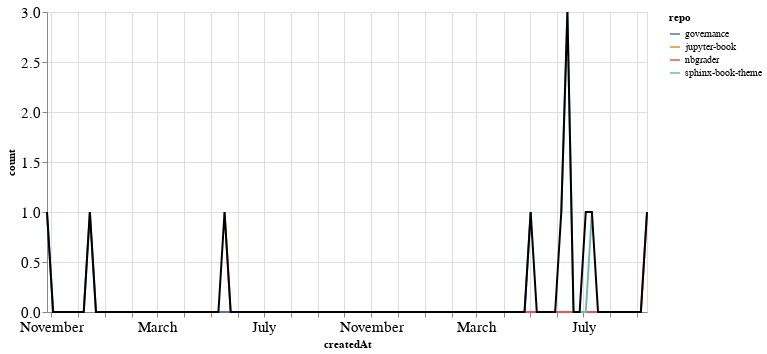

Here is the notebook cell this chart was saved with:
### Markdown cell above
### Comments

### Code cell
comments_time = comments.groupby('repo').resample('W', on='createdAt').count()['author'].reset_index()
comments_time = comments_time.rename(columns={'author': 'count'})
comments_time_total = comments_time.groupby('createdAt').agg({"count": "sum"}).reset_index()
ch1 = alt.Chart(comments_time, width=600).mark_line().encode(
    x='createdAt',
    y='count',
    color='repo',
    tooltip="repo"
)

ch2 = alt.Chart(comments_time_total, width=600).mark_line(color="black").encode(
    x='createdAt',
    y='count',
)

ch1 + ch2

### Figure 1 — Vega-Lite specification as saved in the notebook (floating-point values rounded to 4 significant figures; data arrays with more than 128 entries replaced by an {"elided": "..."} marker saying what was removed)
{"config": {"axisLeft": {"labelFontSize": 15}, "axisBottom": {"labelFontSize": 15}}, "layer": [{"data": {"name": "data-87f22e05d919ba7fb48d5ad2b427bc4e"}, "mark": "line", "encoding": {"color": {"field": "repo", "type": "nominal"}, "tooltip": {"field": "repo", "type": "nominal"}, "x": {"field": "createdAt", "type": "temporal"}, "y": {"field": "count", "type": "quantitative"}}, "width": 600}, {"data": {"name": "data-ee0587cff5cf7c8328d97242a64702be"}, "mark": {"type": "line", "color": "black"}, "encoding": {"x": {"field": "createdAt", "type": "temporal"}, "y": {"field": "count", "type": "quantitative"}}, "width": 600}], "$schema": "https://vega.github.io/schema/vega-lite/v4.17.0.json", "datasets": {"data-87f22e05d919ba7fb48d5ad2b427bc4e": {"elided": "157 records"}, "data-ee0587cff5cf7c8328d97242a64702be": [{"createdAt": "2019-10-27T00:00:00", "count": 1}, {"createdAt": "2019-11-03T00:00:00", "count": 0}, {"createdAt": "2019-11-10T00:00:00", "count": 0}, {"createdAt": "2019-11-17T00:00:00", "count": 0}, {"createdAt": "2019-11-24T00:00:00", "count": 0}, {"createdAt": "2019-12-01T00:00:00", "count": 0}, {"createdAt": "2019-12-08T00:00:00", "count": 0}, {"createdAt": "2019-12-15T00:00:00", "count": 1}, {"createdAt": "2019-12-22T00:00:00", "count": 0}, {"createdAt": "2019-12-29T00:00:00", "count": 0}, {"createdAt": "2020-01-05T00:00:00", "count": 0}, {"createdAt": "2020-01-12T00:00:00", "count": 0}, {"createdAt": "2020-01-19T00:00:00", "count": 0}, {"createdAt": "2020-01-26T00:00:00", "count": 0}, {"createdAt": "2020-02-02T00:00:00", "count": 0}, {"createdAt": "2020-02-09T00:00:00", "count": 0}, {"createdAt": "2020-02-16T00:00:00", "count": 0}, {"createdAt": "2020-02-23T00:00:00", "count": 0}, {"createdAt": "2020-03-01T00:00:00", "count": 0}, {"createdAt": "2020-03-08T00:00:00", "count": 0}, {"createdAt": "2020-03-15T00:00:00", "count": 0}, {"createdAt": "2020-03-22T00:00:00", "count": 0}, {"createdAt": "2020-03-29T00:00:00", "count": 0}, {"createdAt": "2020-04-05T00:00:00", "count": 0}, {"createdAt": "2020-04-12T00:00:00", "count": 0}, {"createdAt": "2020-04-19T00:00:00", "count": 0}, {"createdAt": "2020-04-26T00:00:00", "count": 0}, {"createdAt": "2020-05-03T00:00:00", "count": 0}, {"createdAt": "2020-05-10T00:00:00", "count": 0}, {"createdAt": "2020-05-17T00:00:00", "count": 1}, {"createdAt": "2020-05-24T00:00:00", "count": 0}, {"createdAt": "2020-05-31T00:00:00", "count": 0}, {"createdAt": "2020-06-07T00:00:00", "count": 0}, {"createdAt": "2020-06-14T00:00:00", "count": 0}, {"createdAt": "2020-06-21T00:00:00", "count": 0}, {"createdAt": "2020-06-28T00:00:00", "count": 0}, {"createdAt": "2020-07-05T00:00:00", "count": 0}, {"createdAt": "2020-07-12T00:00:00", "count": 0}, {"createdAt": "2020-07-19T00:00:00", "count": 0}, {"createdAt": "2020-07-26T00:00:00", "count": 0}, {"createdAt": "2020-08-02T00:00:00", "count": 0}, {"createdAt": "2020-08-09T00:00:00", "count": 0}, {"createdAt": "2020-08-16T00:00:00", "count": 0}, {"createdAt": "2020-08-23T00:00:00", "count": 0}, {"createdAt": "2020-08-30T00:00:00", "count": 0}, {"createdAt": "2020-09-06T00:00:00", "count": 0}, {"createdAt": "2020-09-13T00:00:00", "count": 0}, {"createdAt": "2020-09-20T00:00:00", "count": 0}, {"createdAt": "2020-09-27T00:00:00", "count": 0}, {"createdAt": "2020-10-04T00:00:00", "count": 0}, {"createdAt": "2020-10-11T00:00:00", "count": 0}, {"createdAt": "2020-10-18T00:00:00", "count": 0}, {"createdAt": "2020-10-25T00:00:00", "count": 0}, {"createdAt": "2020-11-01T00:00:00", "count": 0}, {"createdAt": "2020-11-08T00:00:00", "count": 0}, {"createdAt": "2020-11-15T00:00:00", "count": 0}, {"createdAt": "2020-11-22T00:00:00", "count": 0}, {"createdAt": "2020-11-29T00:00:00", "count": 0}, {"createdAt": "2020-12-06T00:00:00", "count": 0}, {"createdAt": "2020-12-13T00:00:00", "count": 0}, {"createdAt": "2020-12-20T00:00:00", "count": 0}, {"createdAt": "2020-12-27T00:00:00", "count": 0}, {"createdAt": "2021-01-03T00:00:00", "count": 0}, {"createdAt": "2021-01-10T00:00:00", "count": 0}, {"createdAt": "2021-01-17T00:00:00", "count": 0}, {"createdAt": "2021-01-24T00:00:00", "count": 0}, {"createdAt": "2021-01-31T00:00:00", "count": 0}, {"createdAt": "2021-02-07T00:00:00", "count": 0}, {"createdAt": "2021-02-14T00:00:00", "count": 0}, {"createdAt": "2021-02-21T00:00:00", "count": 0}, {"createdAt": "2021-02-28T00:00:00", "count": 0}, {"createdAt": "2021-03-07T00:00:00", "count": 0}, {"createdAt": "2021-03-14T00:00:00", "count": 0}, {"createdAt": "2021-03-21T00:00:00", "count": 0}, {"createdAt": "2021-03-28T00:00:00", "count": 0}, {"createdAt": "2021-04-04T00:00:00", "count": 0}, {"createdAt": "2021-04-11T00:00:00", "count": 0}, {"createdAt": "2021-04-18T00:00:00", "count": 0}, {"createdAt": "2021-04-25T00:00:00", "count": 0}, {"createdAt": "2021-05-02T00:00:00", "count": 1}, {"createdAt": "2021-05-09T00:00:00", "count": 0}, {"createdAt": "2021-05-16T00:00:00", "count": 0}, {"createdAt": "2021-05-23T00:00:00", "count": 0}, {"createdAt": "2021-05-30T00:00:00", "count": 0}, {"createdAt": "2021-06-06T00:00:00", "count": 1}, {"createdAt": "2021-06-13T00:00:00", "count": 3}, {"createdAt": "2021-06-20T00:00:00", "count": 0}, {"createdAt": "2021-06-27T00:00:00", "count": 0}, {"createdAt": "2021-07-04T00:00:00", "count": 1}, {"createdAt": "2021-07-11T00:00:00", "count": 1}, {"createdAt": "2021-07-18T00:00:00", "count": 0}, {"createdAt": "2021-07-25T00:00:00", "count": 0}, {"createdAt": "2021-08-01T00:00:00", "count": 0}, {"createdAt": "2021-08-08T00:00:00", "count": 0}, {"createdAt": "2021-08-15T00:00:00", "count": 0}, {"createdAt": "2021-08-22T00:00:00", "count": 0}, {"createdAt": "2021-08-29T00:00:00", "count": 0}, {"createdAt": "2021-09-05T00:00:00", "count": 0}, {"createdAt": "2021-09-12T00:00:00", "count": 1}]}}
